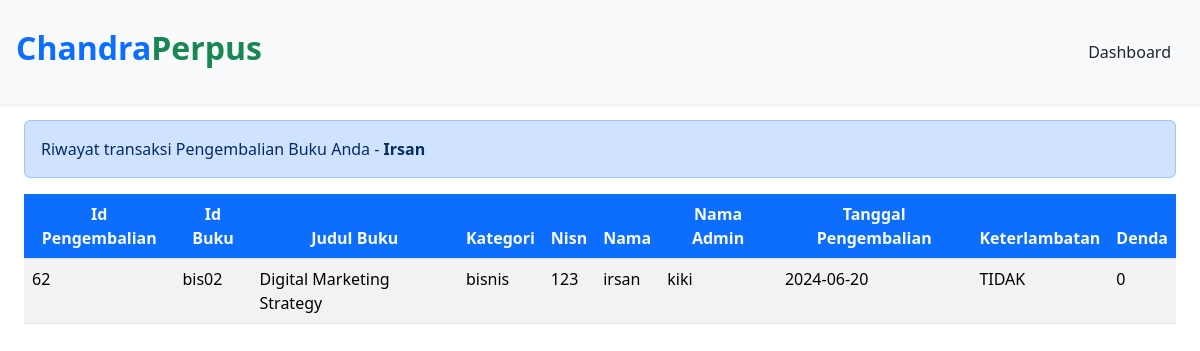
Screenshot of /DashboardMember/formPeminjaman/TransaksiPengembalian.php (signed in) with the database file from the repository.
### tables this page shows
CREATE TABLE `pengembalian` (
  `id_pengembalian` int(11) NOT NULL,
  `id_peminjaman` int(11) NOT NULL,
  `id_buku` varchar(20) NOT NULL,
  `nisn` int(11) NOT NULL,
  `id_admin` int(11) NOT NULL,
  `buku_kembali` date NOT NULL,
  `keterlambatan` enum('YA','TIDAK') NOT NULL,
  `denda` int(15) NOT NULL
);

CREATE TABLE `buku` (
  `cover` varchar(255) NOT NULL,
  `id_buku` varchar(20) NOT NULL,
  `kategori` varchar(255) NOT NULL,
  `judul` varchar(255) NOT NULL,
  `pengarang` varchar(255) NOT NULL,
  `penerbit` varchar(255) NOT NULL,
  `tahun_terbit` date NOT NULL,
  `jumlah_halaman` int(11) NOT NULL,
  `buku_deskripsi` text NOT NULL
);

CREATE TABLE `member` (
  `nisn` int(11) NOT NULL,
  `kode_member` varchar(12) NOT NULL,
  `nama` varchar(255) NOT NULL,
  `password` varchar(255) NOT NULL,
  `jenis_kelamin` varchar(20) NOT NULL,
  `kelas` varchar(5) NOT NULL,
  `jurusan` varchar(50) NOT NULL,
  `no_tlp` varchar(15) NOT NULL,
  `tgl_pendaftaran` date NOT NULL
);

### config/config.php (called while the page is built, shortened)
<?php
$host = "127.0.0.1";
$username = "root";
$password = "";
$database_name = "perpustakaan";
$connection = mysqli_connect($host, $username, $password, $database_name);
function queryReadData($dataKategori) {
  global $connection;
  $result = mysqli_query($connection, $dataKategori);
  $items = [];
  while($item = mysqli_fetch_assoc($result)) {
    $items[] = $item;
  }
  return $items;
}
?>

### DashboardMember/formPeminjaman/TransaksiPengembalian.php (the view, shortened to what this page needs)
<?php
require "../../config/config.php";
$akunMember = $_SESSION["member"]["nisn"];
$dataPengembalian = queryReadData("SELECT pengembalian.id_pengembalian, pengembalian.id_buku, buku.judul, buku.kategori, pengembalian.nisn, member.nama, admin.nama_admin, pengembalian.buku_kembali, pengembalian.keterlambatan, pengembalian.denda
FROM pengembalian
INNER JOIN buku ON pengembalian.id_buku = buku.id_buku
INNER JOIN member ON pengembalian.nisn = member.nisn
INNER JOIN admin ON pengembalian.id_admin = admin.id
WHERE pengembalian.nisn = $akunMember");
?>
<!DOCTYPE html>
<html lang="en">
  <head>
    <link href="https://cdn.jsdelivr.net/npm/bootstrap@5.3.2/dist/css/bootstrap.min.css" rel="stylesheet">
  </head>
  <body>
    <nav class="navbar fixed-top bg-body-tertiary shadow-sm">
      <div class="container-fluid p-3">
        <a class="navbar-brand" href="#">
        <h2 class="fw-bold text-success"><span class="text-primary">Chandra</span>Perpus</h2>
        </a>
        <a class="btn btn-tertiary" href="../dashboardMember.php">Dashboard</a>
      </div>
    </nav>
    <div class="p-4 mt-5">
      <div class="mt-5 alert alert-primary" role="alert">Riwayat transaksi Pengembalian Buku Anda - <span class="fw-bold text-capitalize"><?php echo htmlentities($_SESSION["member"]["nama"]); ?></span></div>
    <div class="table-responsive mt-3">
    <table class="table table-striped table-hover">
      <thead class="text-center">
      <tr>
        <th class="bg-primary text-light">Id Pengembalian</th>
        <th class="bg-primary text-light">Id Buku</th>
        <th class="bg-primary text-light">Judul Buku</th>
        <th class="bg-primary text-light">Kategori</th>
        <th class="bg-primary text-light">Nisn</th>
        <th class="bg-primary text-light">Nama</th>
        <th class="bg-primary text-light">Nama Admin</th>
        <th class="bg-primary text-light">Tanggal Pengembalian</th>
        <th class="bg-primary text-light">Keterlambatan</th>
        <th class="bg-primary text-light">Denda</th>
      </tr>
      </thead>
        <?php foreach ($dataPengembalian as $item) : ?>
      <tr>
        <td><?= $item["id_pengembalian"]; ?></td>
        <td><?= $item["id_buku"]; ?></td>
        <td><?= $item["judul"]; ?></td>
        <td><?= $item["kategori"]; ?></td>
        <td><?= $item["nisn"]; ?></td>
        <td><?= $item["nama"]; ?></td>
        <td><?= $item["nama_admin"]; ?></td>
        <td><?= $item["buku_kembali"]; ?></td>
        <td><?= $item["keterlambatan"]; ?></td>
        <td><?= $item["denda"]; ?></td>
      </tr>
        <?php endforeach; ?>
    </table>
    </div>
    </div>
  </body>
</html>

### rows the page displays
pengembalian: id_pengembalian "62", id_buku "bis02", id_buku.judul "Digital Marketing Strategy", id_buku.kategori "bisnis", nisn "123", nisn.nama "irsan", id_admin.nama_admin "kiki", buku_kembali "2024-06-20", keterlambatan "TIDAK", denda "0"

### other values shown
$_SESSION["member"]["nama"] "Irsan"
